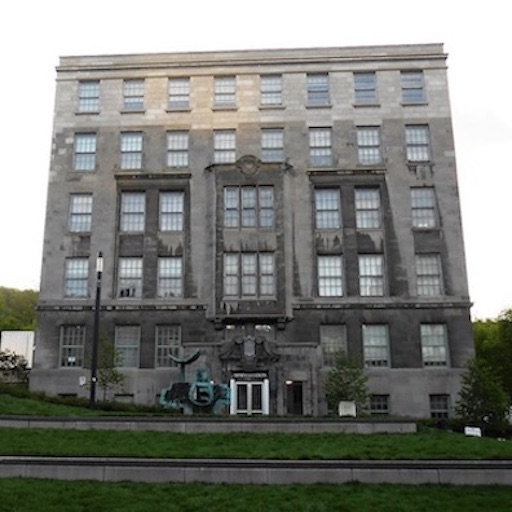
%> input picture Comp 558/assignment 2/james.jpg, 512 x 512 px
$ octave q2.m   (GNU Octave 9; MATLAB toolbox functions it lacks are replaced by stand-ins)
%> lines starting %> are read from the running program, lines starting %| are printed output that depends on the picture
im = imread('james.jpg'); %read image
%> im is the input picture: size 512x512x3 uint8; mean R, G, B 126.4, 128.4, 123.2
im_grey = im(:,:,2); %green channel
im_double = im2double(im_grey);

%create gaussian pyramid
level1 = imgaussfilt(im_double,1);
level2 = imresize(imgaussfilt(im_double,2),1/2.0);
level3 = imresize(imgaussfilt(im_double,4),1/4.0);
level4 = imresize(imgaussfilt(im_double,8),1/8.0);
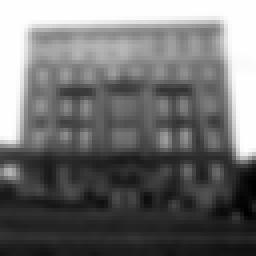
%> level4: size 64x64 double (shown 4 times larger); min 0.102, max 1, mean 0.503; drawn with min black and max white
level5 = imresize(imgaussfilt(im_double,16),1/16.0);
level6 = imresize(imgaussfilt(im_double,32),1/32.0);
gaussImages = {level1,level2,level3,level4,level5,level6};
%> gaussImages = 6 items

% [17 lines of commented-out code are left out]
lapLevel1 = (level1 - imresize(level2,2));
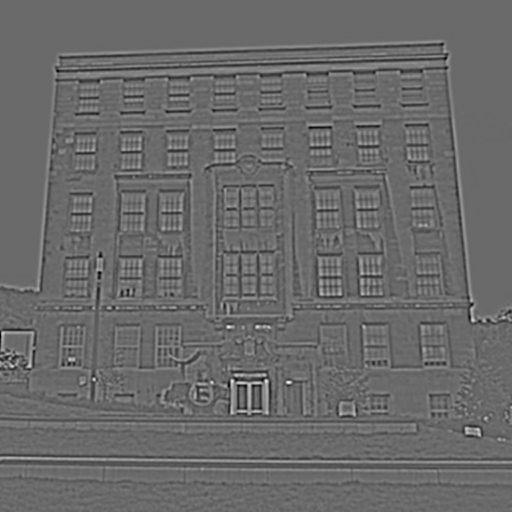
%> lapLevel1: size 512x512 double; min -0.18, max 0.252, mean 7.64e-06; drawn with min black and max white
lapLevel2 = (level2 - imresize(level3,2));
lapLevel3 = (level3 - imresize(level4,2));
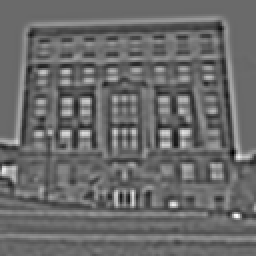
%> lapLevel3: size 128x128 double (shown 2 times larger); min -0.146, max 0.204, mean 6.83e-05; drawn with min black and max white
lapLevel4 = (level4 - imresize(level5,2));
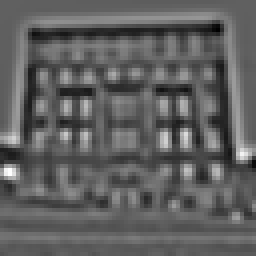
%> lapLevel4: size 64x64 double (shown 4 times larger); min -0.137, max 0.227, mean 0.000163; drawn with min black and max white
lapLevel5 = (level5 - imresize(level6,2));
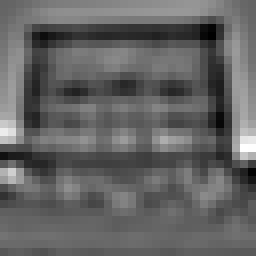
%> lapLevel5: size 32x32 double (shown 8 times larger); min -0.127, max 0.2, mean 0.000601; drawn with min black and max white
lapLevel6 = level6;
laplacImages = {lapLevel1,lapLevel2,lapLevel3,lapLevel4,lapLevel5,lapLevel6};
%> laplacImages = 6 items

% [13 lines of commented-out code are left out]


%%%%%%%%%%%%%%%%%%%%%%%%%%%%%%%%%%%%%%%%%%%%%%%%%%%%%%%%%%%%%%%%%%%%%%%%%%%%%%%%%%%%%%%%%%%%%%%%%%%%%%%%%%%%%%%%%%%
%SIFT Keypoint location

%vectors that contain keypoint info (x,y,sigma)
keypoint_x_total = [];
keypoint_y_total = [];
keypoint_scale_total = [];

%helpers to make circles of different scale (sizes) different colours
colour = [];
colors = {'r','g','b','y'};

%show image
imshow(im_double)

%Threshold to help remove low quality keypoints
delta = 0.002;

%Iterate through levels of laplacian pyramid
%NOTE: don't look through edges levels since you cannot upsample or
%downsample an image to compare with
for n = 1:4
    keypoint_x = [];
    keypoint_y = [];
    keypoint_scale = [];
    %get image at level of laplacian pyramid
    curImage = laplacImages{n+1};
    %get image from upper level, and upsample to match dimensions
    upSampleImage = imresize(laplacImages{n+2},2);
    %get image from lower level and downsample to match dimensions
    downSampleImage = imresize(laplacImages{n},1/2.0);


    %iterate through current image
    for a = 1:size(curImage,1)-2
        for b = 1:size(curImage,2)-2
            %matrix of zeroes that will represent neighbourhood of
            %candidate point
            M = zeros([3 3 3]);
            %populate neighbourhood with intensity values
            for c = 0:2
                for d = 0:2
                    M(c+1,d+1,1) = downSampleImage(a+c,b+d);
                    M(c+1,d+1,2) = curImage(a+c,b+d);
                    M(c+1,d+1,3) = upSampleImage(a+c,b+d);
                end
            end

            %maximum value and index of maximum in neighbourhood
            [C,I_max] = max(M(:));
            I_max;
            C;

            %minimum value and index of minimum in neighbourhood
            [D,I_min] = min(M(:));
            I_min;
            D;

            %If the candidate point is a maximum we may have found a
            %keypoint
            if I_max == 14
                %replace candidate point value with a different value
                M(2,2,2) = M(1,1,1);
                %get new maximum, i.e. second maximum of original matrix
                C_new = max(M(:));
                %check whether first and second maximum are different
                %enough
                %if yes, then candidate point is a significant keypoint
                if abs(C-C_new) > delta
                    %add candidate point data to keypoint vectors
                    %mulitply pixel values by 2^n and correct by shifting
                    %it back 2^(n-1) (i.e. half of scale pixel)
                    %this brings keypoint location error down to 2^(n-1)
                    keypoint_y = [keypoint_y,(a+1)*(2^n) - (2^n)/2];
                    keypoint_x = [keypoint_x,(b+1)*(2^n) - (2^n)/2];
                    keypoint_scale = [keypoint_scale,2^n];
                    %colour = [colour,colors{n}];
                end
            elseif I_min == 14
                %replace candidate point value with a different value
                M(2,2,2) = M(1,1,1);
                %get new minimum, i.e. second minimum of original matrix
                D_new = min(M(:));
                %check whether first and second minimum are different
                %enough
                %if yes, then candidate point is a significant keypoint
                if abs(D-D_new) > delta
                    %add candidate point data to keypoint vectors
                    %mulitply pixel values by 2^n and correct by shifting
                    %it back 2^(n-1) (i.e. half of scale pixel)
                    %this brings keypoint location error down to 2^(n-1)
                    keypoint_y = [keypoint_y,(a+1)*(2^n) - (2^n)/2];
                    keypoint_x = [keypoint_x,(b+1)*(2^n) - (2^n)/2];
                    keypoint_scale = [keypoint_scale,2^n];
                    %colour = [colour,colors{n}];
                end
            end

        end
    end

    %update total keypoint vectors
    %necessary to make different circles different colours
    keypoint_x_total = [keypoint_x_total, keypoint_x];
    keypoint_y_total = [keypoint_y_total, keypoint_y];
    keypoint_scale_total = [keypoint_scale_total, keypoint_scale];

    %transform keypoint data for plotting keypoint circles
    centers = [transpose(keypoint_x) transpose(keypoint_y)];
    radii = transpose(keypoint_scale);
    fin_colours = transpose(colour);
    %plot keypoint circles on image
    viscircles(centers,radii,'LineWidth',0.5,'Color',colors{n});


end
%> this loop made 4 passes
%> (centers, radii) on pass 4: ([88 72; 312 72; 424 72; 248 168; 72 184; 440 248], [16; 16; 16; 16; 16; 16])
%> pass 2, `downSampleImage = imresize(laplacImages{n},1/2.0);`:
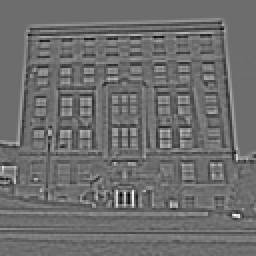
%> downSampleImage: size 128x128 double (shown 2 times larger); min -0.143, max 0.189, mean 2.83e-05; drawn with min black and max white
%> after the loop, C_new = 0.0303; D_new = -0.0465; keypoint_scale_total = 578 values from 2 to 16; keypoint_x_total = 578 values, max 491 at index 365, min 5 at index 257, mean 254.5; keypoint_y_total = 578 values, max 509 at index 388, min 45 at index 1, mean 268.7
%> after the loop:
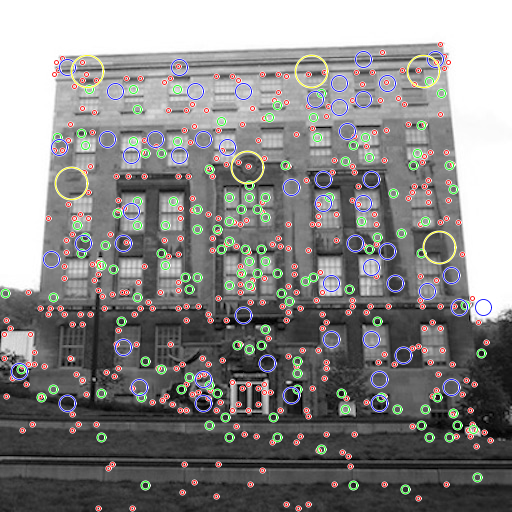
%> figure redrawn from the program's plot data


%Code for part 3
if 3 == 4

    k = 1.05;
    sigma = 3;
    windowSize = 25;

    %LOG code
    h = (k-1)*sigma*sigma*fspecial('log',windowSize,sigma);
    %surf(h)
    %contourf(h)
    %title('Laplacian of Gaussian')

    %DOG code
    g = fspecial('gaussian',windowSize,k*sigma) -  fspecial('gaussian',windowSize,sigma);
    %surf(g)
    %contourf(g)
    %title('Difference of Gaussians')

end
